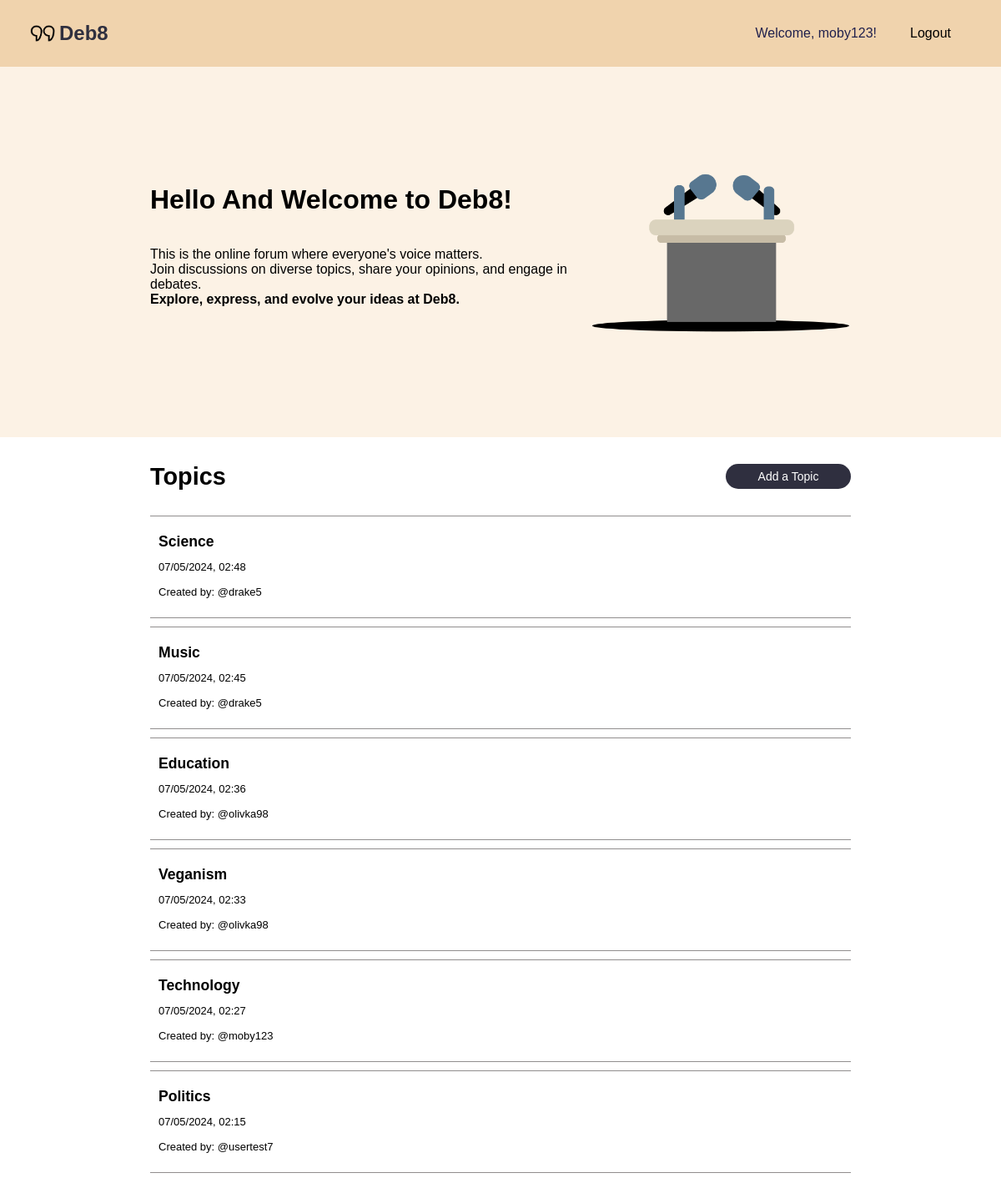
The app's page / (signed in) with its own data.
### tables this page shows
CREATE TABLE topic (
    topicID INTEGER PRIMARY KEY AUTOINCREMENT,
    topicName TEXT NOT NULL,
    postingUser INTEGER,
    creationTime INTEGER NOT NULL DEFAULT (strftime('%m/%d/%Y %H:%M:%S', 'now')),
    updateTime INTEGER NOT NULL DEFAULT (strftime('%m/%d/%Y %H:%M:%S', 'now')),
    FOREIGN KEY (postingUser) REFERENCES user(userID) ON DELETE SET NULL ON UPDATE CASCADE
);

### app.py (the view)
@app.route('/')
def home():
    context = {
        'logged_in': session.get('logged_in', False),
        'username': session.get('username', None)
    }
    conn = sqlite3.connect('debate.sqlite')
    conn.row_factory = sqlite3.Row
    cursor = conn.execute('SELECT * FROM topic ORDER BY creationTime DESC')
    topics = [dict(row) for row in cursor.fetchall()]
    conn.close()
    context['topics'] = topics
    print("Topics retrieved from database:", topics)
    return render_template('home.html', context=context)

### templates/home.html (shortened to what this page needs)
{% extends "base.html" %}
{% block head %}
<link rel="stylesheet" type="text/css" href="{{url_for('static', filename='home.css')}}">
{% endblock %}
{% block content %}
<div class="main-container">
    <div class="hello">
        <div class="hello-text">
            <h1>Hello And Welcome to Deb8!</h1>
            <p>This is the online forum where everyone's voice matters. <br>
            Join discussions on diverse topics, share your opinions, and engage in debates.<br>
            <strong>Explore, express, and evolve your ideas at Deb8.</strong></p>
        </div>
        <div class="hello-img">
            <img src="{{ url_for('static', filename='images/debate.png') }}" alt="debate banner">
        </div>
    </div>
    <div class="main-header">
        <h3>Topics</h3>
        <p id="add" style="cursor: pointer;">Add a Topic</p>
    </div>
    <div class="topics">
        {% for topic in context.topics %}
            <div class="topic-container">
                <div class="first-cont">
                    <a id="header" href="{{ url_for('topic', topicId=topic.topicID) }}">{{ topic.topicName }}</a>
                    <p class="info" id="time">{{topic.creationTime}}</p>
                </div>
                <div class="topic-info">
                    <p class="info">Created by: @{{topic.postingUser}}</p>
                </div>
            </div>
        {% endfor %}
    </div>
</div>
{% endblock %}

### templates/base.html (shortened to what this page needs)
<!DOCTYPE html>
<html lang="en">
<head>
    <link rel="stylesheet" type="text/css" href="{{url_for('static', filename='base.css')}}">
    {% block head %}{% endblock head %}
</head>
<body>
    <div class="header">
        <div class="logo-container">
            <img id="debate-logo" src="{{ url_for('static', filename='images/logo.png') }}" alt="Deb8 logo">
            <a id="logo" href="{{ url_for('home') }}">Deb8</a>
        </div>
        <div class="login-container">
            {% if not context.logged_in %}
                <a id="login">Log In</a>
            {% else %}
                <p>Welcome, {{ context.username }}!</p>
                <a id="logout" href="{{ url_for('logout') }}">Logout</a>
            {% endif %}
        </div>
    </div>
    {% block content %}{% endblock content %}
</body>
</html>

### static/base.css (style rules this page uses)
* { font-family: Arial; }
body { padding: 0; margin: 0; background-color: white; }
a { text-decoration: none; cursor: pointer; color: black; }
.header { display: flex; justify-content: space-between; width: 100%; height: 10vh; background-color: #f0d3ad; }
.logo-container { display: flex; justify-content: center; align-items: center; margin-left: 3vw; }
#logo { font-size: 1.5rem; font-weight: 600; color: #2f2f3f; }
#debate-logo { width: 30px; height: 20px; margin-right: 5px; }
.login-container { display: flex; width: 20vw; justify-content: flex-end; align-items: center; margin-right: 5vw; }
.login-container p { color: #21214d; }
#logout { margin-left: 40px; }
.main-header h3 { color: #21214d; font-size: 1.8rem; }
h3 { color: #21214d; font-size: 1.8rem; }

### static/home.css (style rules this page uses)
.main-container { width: 100vw; height: 100vh; display: flex; flex-direction: column; align-items: center; }
.topics { display: flex; flex-direction: column; width: 70%; min-height: 800px; height: auto; }
#add { display: flex; justify-content: center; align-items: center; height: 30px; width: 150px; margin: 4vh 0; color: white; background-color: #2f2f3f; border-radius: 15px; font-size: 14px; }
.topic-container { margin-bottom: 10px; padding: 10px; background-color: white; border-top: 1px solid #918e8e; border-bottom: 1px solid #918e8e; display: flex; flex-direction: column; align-items: flex-start; }
#header { padding: 10px 0; font-size: 1.1rem; }
.topic-info { display: flex; }
.info { font-size: 13px; margin-top: 2px; }
.topic-container a { font-weight: 600; }
.first-cont { display: flex; flex-direction: column; align-items: flex-start; }
.main-container h3 { color: black; }
.hello { display: flex; justify-content: space-between; width: 100vw; height: 100%; padding-top: 15vh; padding-bottom: 15vh; background-color: #FCF2E5; }
.hello-text { display: flex; flex-direction: column; margin-left: 15vw; height: 100%; }
.hello-img { margin-right: 15vw; }
.hello-img img { height: 200px; }
.main-header { display: flex; justify-content: space-between; align-items: center; width: 70%; font-size: 1.2rem; }

### records on screen
topic: username "moby123", topicName "Technology", creationTime "07/05/2024, 02:27", postingUser "moby123"
topic: topicName "Science", creationTime "07/05/2024, 02:48", postingUser "drake5"
topic: topicName "Music", creationTime "07/05/2024, 02:45", postingUser "drake5"
topic: topicName "Education", creationTime "07/05/2024, 02:36", postingUser "olivka98"
topic: topicName "Veganism", creationTime "07/05/2024, 02:33", postingUser "olivka98"
topic: topicName "Politics", creationTime "07/05/2024, 02:15", postingUser "usertest7"
